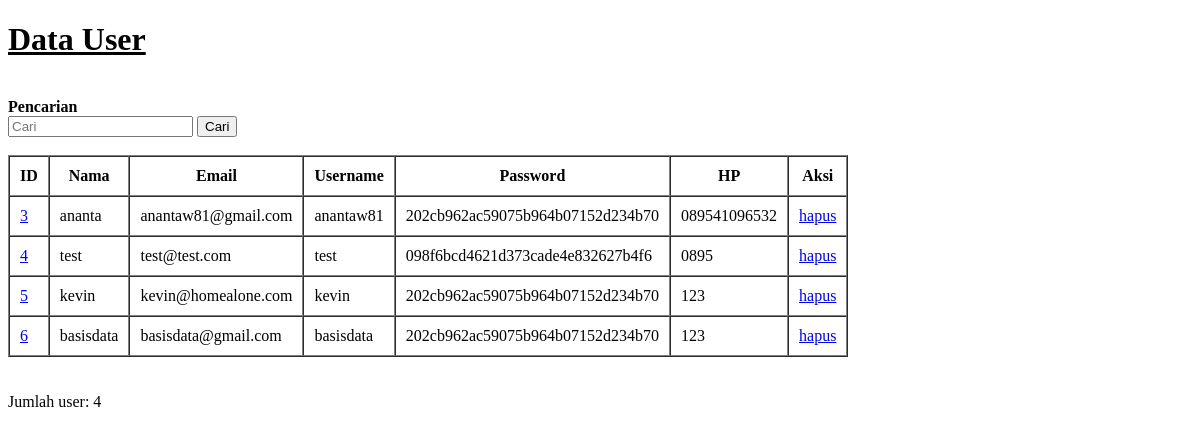
The app's page /user.php, older data.
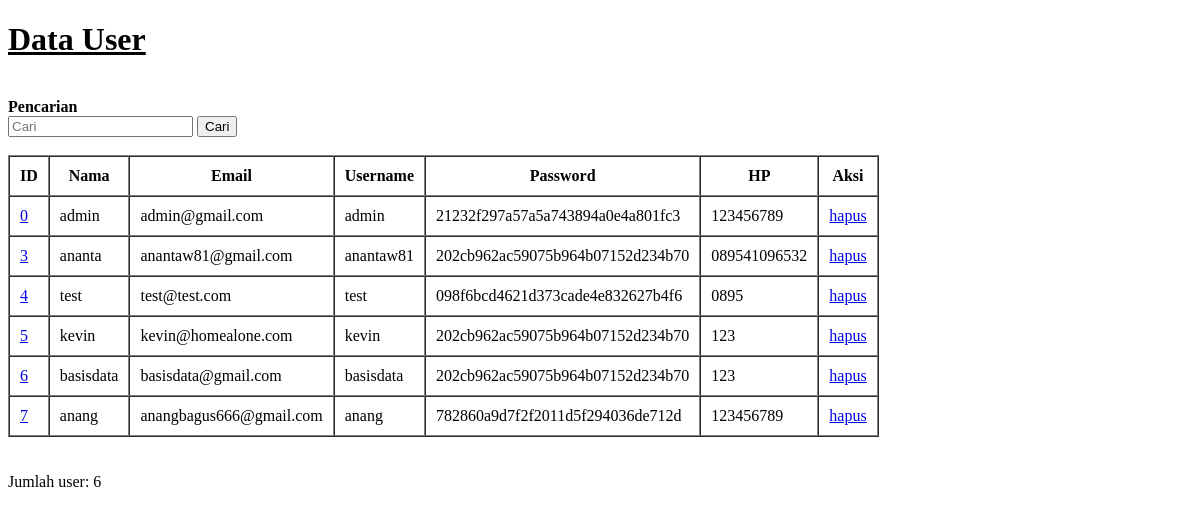
The same page, newer data.
### tables this page shows
CREATE TABLE `user` (
  `id_user` int(11) NOT NULL,
  `nama_user` varchar(100) DEFAULT NULL,
  `email` varchar(50) DEFAULT NULL,
  `username` varchar(20) DEFAULT NULL,
  `password` varchar(40) DEFAULT NULL,
  `hp` varchar(12) DEFAULT NULL
);

### config.php (called while the page is built, shortened)
<?php
$koneksi = mysqli_connect("localhost", "root", "", "takemyherb");
function query($query){
    global $koneksi;
    $result = mysqli_query($koneksi, $query);
    $rows = [];
    while($row = mysqli_fetch_assoc($result) ){
        $rows[] = $row;
    }
    return $rows;
}
?>

### user.php (the view, shortened to what this page needs)
<?php
    require('config.php');
    $user = query("SELECT * FROM user");
    $jumlah = query("SELECT COUNT(*) FROM user")[0];
?>
<!DOCTYPE html>
<html>
<head>
</head>
<body>
    <h1><ins>Data User</ins></h1>
    <br>
    <b>Pencarian</b>
    <form action="" method="post">
        <input type="text" name="keyword" autofocus placeholder="Cari" autocomplete="off">
        <button type="submit" name="cari">Cari</button>
    </form>
    <br>
    <table border="1" cellpadding="10" cellspacing="0">
        <tr>
            <th>ID</th>
            <th>Nama</th>
            <th>Email</th>
            <th>Username</th>
            <th>Password</th>
            <th>HP</th>
            <th>Aksi</th>
        </tr>
        <?php foreach($user as $row) : ?>
        <tr>
            <td><?php echo "<a href='detailuser.php?id_user=".$row["id_user"]."'>".$row["id_user"]."</a>"; ?></td>
            <td><?=$row["nama_user"]; ?></td>
            <td><?=$row["email"]; ?></td>
            <td><?=$row["username"]; ?></td>
            <td><?=$row["password"]; ?></td>
            <td><?=$row["hp"]; ?></td>
            <td>
                <a href="deleteuser.php?id_user=<?=$row["id_user"]; ?>" onclick="return confirm('yakin?');">hapus</a>
            </td>
        </tr>
        <?php endforeach; ?>
    </table>
    <br> <br>
    <a>Jumlah user: <?php echo $jumlah["COUNT(*)"];?>
    <br><br><br><br><br>
    <br><br><br><br><br>
</body>
</html>

Row changes from the older to the newer data that the page shows:
added user: id_user "0", nama_user "admin", email "admin@gmail.com", username "admin", password "21232f297a57a5a743894a0e4a801fc3", hp "123456789"
added user: id_user "7", nama_user "anang", email "anangbagus666@gmail.com", username "anang", password "782860a9d7f2f2011d5f294036de712d", hp "123456789"
Text that changed along with them:
$jumlah["COUNT(*)"]: "4" → "6"
